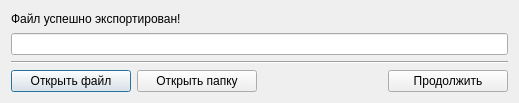
<?xml version="1.0" encoding="UTF-8"?>
<ui version="4.0">
 <class>ExportSuccessDialog</class>
 <widget class="QDialog" name="ExportSuccessDialog">
  <property name="geometry">
   <rect>
    <x>0</x>
    <y>0</y>
    <width>519</width>
    <height>103</height>
   </rect>
  </property>
  <property name="windowTitle">
   <string>Экспорт завершен</string>
  </property>
  <layout class="QGridLayout" name="gridLayout">
   <item row="0" column="0">
    <widget class="QLabel" name="label">
     <property name="text">
      <string>Файл успешно экспортирован!</string>
     </property>
    </widget>
   </item>
   <item row="2" column="0">
    <widget class="Line" name="line">
     <property name="orientation">
      <enum>Qt::Orientation::Horizontal</enum>
     </property>
    </widget>
   </item>
   <item row="1" column="0">
    <widget class="QLineEdit" name="le_path">
     <property name="text">
      <string/>
     </property>
     <property name="readOnly">
      <bool>true</bool>
     </property>
    </widget>
   </item>
   <item row="3" column="0">
    <layout class="QHBoxLayout" name="horizontalLayout">
     <item>
      <widget class="QPushButton" name="pb_openfile">
       <property name="minimumSize">
        <size>
         <width>120</width>
         <height>0</height>
        </size>
       </property>
       <property name="maximumSize">
        <size>
         <width>120</width>
         <height>16777215</height>
        </size>
       </property>
       <property name="text">
        <string> Открыть файл </string>
       </property>
      </widget>
     </item>
     <item>
      <widget class="QPushButton" name="pb_opendir">
       <property name="minimumSize">
        <size>
         <width>120</width>
         <height>0</height>
        </size>
       </property>
       <property name="maximumSize">
        <size>
         <width>120</width>
         <height>16777215</height>
        </size>
       </property>
       <property name="text">
        <string> Открыть папку </string>
       </property>
      </widget>
     </item>
     <item>
      <spacer name="horizontalSpacer">
       <property name="orientation">
        <enum>Qt::Orientation::Horizontal</enum>
       </property>
       <property name="sizeHint" stdset="0">
        <size>
         <width>40</width>
         <height>20</height>
        </size>
       </property>
      </spacer>
     </item>
     <item>
      <widget class="QPushButton" name="pb_continue">
       <property name="minimumSize">
        <size>
         <width>120</width>
         <height>0</height>
        </size>
       </property>
       <property name="maximumSize">
        <size>
         <width>120</width>
         <height>16777215</height>
        </size>
       </property>
       <property name="text">
        <string>Продолжить</string>
       </property>
      </widget>
     </item>
    </layout>
   </item>
  </layout>
 </widget>
 <resources/>
 <connections/>
</ui>
